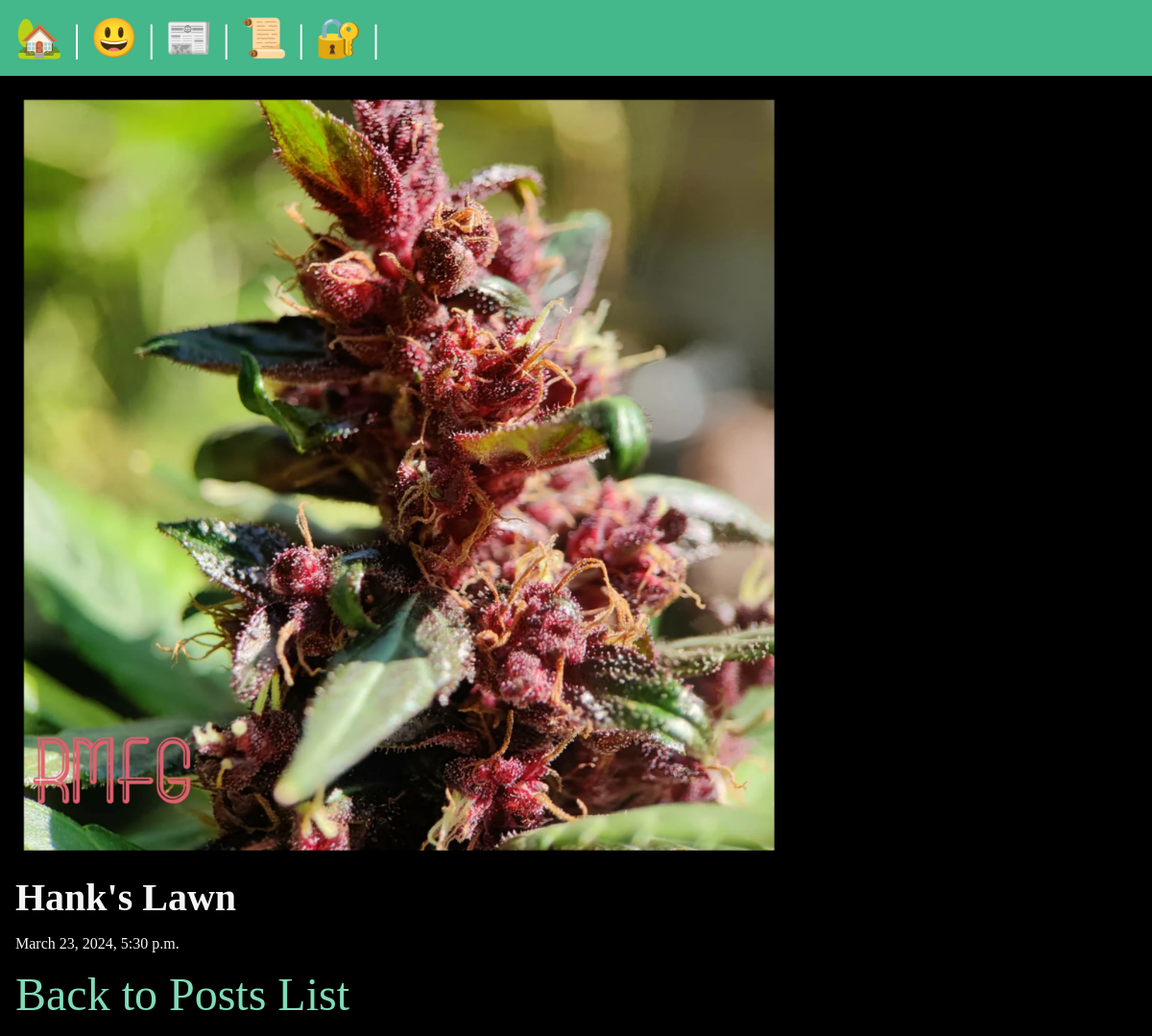
Page /posts/hanks-lawn on the committed database.
### posts/models.py (models this page shows)
class Post(models.Model):
    title = models.CharField(max_length=75)
    body = models.TextField()
    slug = models.SlugField()
    date = models.DateTimeField(auto_now_add=True)
    banner = models.ImageField(default='fallback.png', blank=True)
    author = models.ForeignKey(User, on_delete=models.CASCADE, default=None)
    def __str__(self):
        return f"{self.title} - {self.date}"

### posts/views.py (the view)
# urls.py: path('<slug:slug>', views.post_page, name='page'),
def post_page(request, slug):
    post = Post.objects.get(slug=slug)
    print(post)
    return render(request, 'posts/post_page.html', {'post':post})

### posts/templates/posts/post_page.html (shortened to what this page needs)
{% extends 'layout.html' %}
{% block content %}
    <section>
        <img class="banner" src="{{ post.banner.url }}" alt="{{ post.title }}">
        <h1>{{ post.title }}</h1>
        <p>{{ post.date }}</p>
    </section>
    <a href="{% url 'posts:list' %}">Back to Posts List</a>
{% endblock content %}

### rows in the picture
Post: banner (picture), title "Hank's Lawn", date "March 23, 2024, 5:30 p.m."
